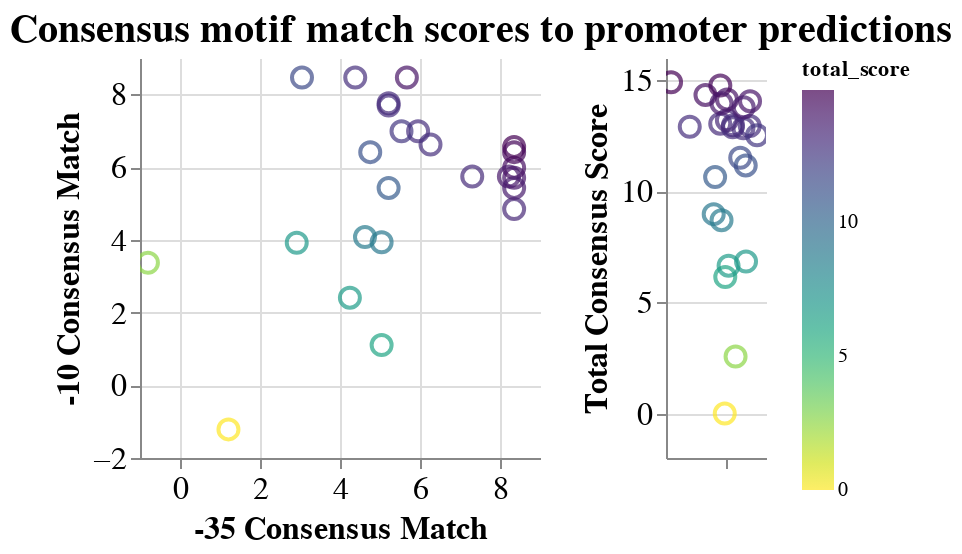

The code cell stored with this chart in its notebook:
### Markdown cell above
In this dataframe, `hex1_score` and `hex2_score` represent this predictions log odds score (how well it matches) to the consensus PSSM above. The `total_score` is the sum of `hex1_score` and `hex2_score`. Higher scores indicate better matches to the consensus.

### Code cell
# scatter plot of hex1 vs hex 2
scatter = alt.Chart(
    hex_score_df,
).mark_point().encode(
    x=alt.X('hex1_score:Q',axis=alt.Axis(title="-35 Consensus Match")),
    y=alt.Y('hex2_score:Q',axis=alt.Axis(title="-10 Consensus Match")),
    color=alt.Color('total_score:Q',scale=alt.Scale(scheme='viridis'),sort='descending'),
    size=alt.value(100),
    tooltip=["desc:N","hex1:N",'hex2:N','total_score:Q'],
).properties(
    width=200,
    height=200
).interactive()

# stripplot showing total score (hex1 + hex2)
stripplot = alt.Chart(
    hex_score_df,
).mark_point().encode(
    x=alt.X(
        'jitter:Q',
        title=None,
        axis=alt.Axis(values=[0], ticks=True, grid=False, labels=False),
        scale=alt.Scale()
    ),
    y=alt.Y(
        'total_score:Q',
        axis=alt.Axis(title="Total Consensus Score")),
    color=alt.Color(
        'total_score:Q',
        scale=alt.Scale(scheme='viridis'),
        sort='descending'),
    size=alt.value(100),
    tooltip=["desc:N","hex1:N",'hex2:N','total_score:Q'],
).transform_calculate(
    # Generate Gaussian jitter with a Box-Muller transform
    jitter='sqrt(-2*log(random()))*cos(2*PI*random())'
).properties(height=200, width=50
).interactive()

# horizontally concat plots
combo = alt.hconcat(
    scatter, 
    stripplot,
    title=f"Consensus motif match scores to promoter predictions"
).configure_view(
    stroke=None
).configure_axis(
    labelFontSize=16,
    titleFontSize=16,
).configure_title(
    anchor='middle',
    fontSize=20
)

combo

### Figure 1 — Vega-Lite specification as saved in the notebook (floating-point values rounded to 4 significant figures)
{"config": {"view": {"continuousWidth": 400, "continuousHeight": 300, "stroke": null}, "axis": {"labelFontSize": 16, "titleFontSize": 16}, "title": {"anchor": "middle", "fontSize": 20}}, "hconcat": [{"mark": "point", "encoding": {"color": {"type": "quantitative", "field": "total_score", "scale": {"scheme": "viridis"}, "sort": "descending"}, "size": {"value": 100}, "tooltip": [{"type": "nominal", "field": "desc"}, {"type": "nominal", "field": "hex1"}, {"type": "nominal", "field": "hex2"}, {"type": "quantitative", "field": "total_score"}], "x": {"type": "quantitative", "axis": {"title": "-35 Consensus Match"}, "field": "hex1_score"}, "y": {"type": "quantitative", "axis": {"title": "-10 Consensus Match"}, "field": "hex2_score"}}, "height": 200, "selection": {"selector001": {"type": "interval", "bind": "scales", "encodings": ["x", "y"]}}, "width": 200}, {"mark": "point", "encoding": {"color": {"type": "quantitative", "field": "total_score", "scale": {"scheme": "viridis"}, "sort": "descending"}, "size": {"value": 100}, "tooltip": [{"type": "nominal", "field": "desc"}, {"type": "nominal", "field": "hex1"}, {"type": "nominal", "field": "hex2"}, {"type": "quantitative", "field": "total_score"}], "x": {"type": "quantitative", "axis": {"grid": false, "labels": false, "ticks": true, "values": [0]}, "field": "jitter", "scale": {}, "title": null}, "y": {"type": "quantitative", "axis": {"title": "Total Consensus Score"}, "field": "total_score"}}, "height": 200, "selection": {"selector002": {"type": "interval", "bind": "scales", "encodings": ["x", "y"]}}, "transform": [{"calculate": "sqrt(-2*log(random()))*cos(2*PI*random())", "as": "jitter"}], "width": 50}], "data": {"name": "data-2a594d1cd6d8f25bebde6b23cfae1a8f"}, "title": "Consensus motif match scores to promoter predictions", "$schema": "https://vega.github.io/schema/vega-lite/v4.0.2.json", "datasets": {"data-2a594d1cd6d8f25bebde6b23cfae1a8f": [{"locus_tag": "EQU24_RS02895", "desc": "EQU24_RS02895||exosortase system-associated protein, TIGR04073 family", "motif_block": "TTGACAACATTCAACCTTTAGGCTATTGT", "hex1": "TTGACA", "hex1_score": 8.353, "hex2": "TATTGT", "hex2_score": 5.705, "total_score": 14.06}, {"locus_tag": "EQU24_RS02970", "desc": "EQU24_RS02970|pqqA|pyrroloquinoline quinone precursor peptide PqqA", "motif_block": "TTGCTTTGCCTAAATTATCGTCGTATACT", "hex1": "TTGCTT", "hex1_score": 5.215, "hex2": "TATACT", "hex2_score": 7.692, "total_score": 12.91}, {"locus_tag": "EQU24_RS03495", "desc": "EQU24_RS03495||cold-shock protein", "motif_block": "TTGACTTTGGGGAAATAAGGCATAGAAT", "hex1": "TTGACT", "hex1_score": 7.306, "hex2": "TAGAAT", "hex2_score": 5.74, "total_score": 13.05}, {"locus_tag": "EQU24_RS07185", "desc": "EQU24_RS07185||glutamate--ammonia ligase", "motif_block": "TTGTAATTGAGATCAATTAGTTGCTTATAT", "hex1": "TTGTAA", "hex1_score": 5.04, "hex2": "TTATAT", "hex2_score": 3.934, "total_score": 8.974}, {"locus_tag": "EQU24_RS07390", "desc": "EQU24_RS07390|rpmI|50S ribosomal protein L35", "motif_block": "CTCAAGGAAACTTACTATTTTTAATCG", "hex1": "CTCAAG", "hex1_score": -0.8016, "hex2": "TAATCG", "hex2_score": 3.37, "total_score": 2.568}, {"locus_tag": "EQU24_RS10370", "desc": "EQU24_RS10370|acpP|acyl carrier protein", "motif_block": "GTGATATTTTTATAATATAAAGTATAAT", "hex1": "GTGATA", "hex1_score": 4.381, "hex2": "TATAAT", "hex2_score": 8.462, "total_score": 12.84}, {"locus_tag": "EQU24_RS12095", "desc": "EQU24_RS12095||cytochrome c", "motif_block": "TTGAATTTTTACGTTAAATCCCCTATTCT", "hex1": "TTGAAT", "hex1_score": 5.952, "hex2": "TATTCT", "hex2_score": 6.985, "total_score": 12.94}, {"locus_tag": "EQU24_RS12525", "desc": "EQU24_RS12525|ssrA|transfer-messenger RNA", "motif_block": "TTGCTAATGATGAATTTAATTGTTAATAT", "hex1": "TTGCTA", "hex1_score": 6.263, "hex2": "TAATAT", "hex2_score": 6.618, "total_score": 12.88}, {"locus_tag": "EQU24_RS15100", "desc": "EQU24_RS15100||HU family DNA-binding protein", "motif_block": "TTGACACTTTATGAGTCGTGTTGATATAAA", "hex1": "TTGACA", "hex1_score": 8.353, "hex2": "TATAAA", "hex2_score": 5.984, "total_score": 14.34}, {"locus_tag": "EQU24_RS15535", "desc": "EQU24_RS15535||hypothetical protein", "motif_block": "TTTACTAAGAAAGGCTGATCAAGGTATAGT", "hex1": "TTTACT", "hex1_score": 4.756, "hex2": "TATAGT", "hex2_score": 6.411, "total_score": 11.17}, {"locus_tag": "EQU24_RS15705", "desc": "EQU24_RS15705||cold-shock protein", "motif_block": "TCGATAGACACATCCCATACCTTTTATTCT", "hex1": "TCGATA", "hex1_score": 5.538, "hex2": "TATTCT", "hex2_score": 6.985, "total_score": 12.52}, {"locus_tag": "EQU24_RS15745", "desc": "EQU24_RS15745||cold-shock protein", "motif_block": "TTGCTTTCCTGATTAGCCGGCTTTATTAT", "hex1": "TTGCTT", "hex1_score": 5.215, "hex2": "TATTAT", "hex2_score": 7.756, "total_score": 12.97}, {"locus_tag": "EQU24_RS16195", "desc": "EQU24_RS16195||hypothetical protein", "motif_block": "TTGACATGTTTCTTCGATCATGTTAAAAA", "hex1": "TTGACA", "hex1_score": 8.353, "hex2": "TAAAAA", "hex2_score": 4.847, "total_score": 13.2}, {"locus_tag": "EQU24_RS18060", "desc": "EQU24_RS18060|rplM|50S ribosomal protein L13", "motif_block": "TTTATTGGGTCCTAAACAGAATAAACA", "hex1": "TTTATT", "hex1_score": 4.625, "hex2": "TAAACA", "hex2_score": 4.076, "total_score": 8.701}, {"locus_tag": "EQU24_RS18140", "desc": "EQU24_RS18140|moxF|PQQ-dependent dehydrogenase, methanol/ethanol family", "motif_block": "TTGTAACAACAAACACCGCAATCAATAG", "hex1": "TTGTAA", "hex1_score": 5.04, "hex2": "CAATAG", "hex2_score": 1.105, "total_score": 6.145}, {"locus_tag": "EQU24_RS18355", "desc": "EQU24_RS18355||hypothetical protein", "motif_block": "TTTATAAGATTTCCGTTTATTTTATAAT", "hex1": "TTTATA", "hex1_score": 5.672, "hex2": "TATAAT", "hex2_score": 8.462, "total_score": 14.13}, {"locus_tag": "EQU24_RS19105", "desc": "EQU24_RS19105|rpsT|30S ribosomal protein S20", "motif_block": "TTGACAATAGTAGCACTACGCAAGATAAT", "hex1": "TTGACA", "hex1_score": 8.353, "hex2": "GATAAT", "hex2_score": 5.426, "total_score": 13.78}, {"locus_tag": "EQU24_RS19315", "desc": "EQU24_RS19315|pmoC|methane monooxygenase/ammonia monooxygenase subunit C", "motif_block": "TTGACAAGCCTTTTCGAAATGATAAACT", "hex1": "TTGACA", "hex1_score": 8.353, "hex2": "TAAACT", "hex2_score": 6.554, "total_score": 14.91}, {"locus_tag": "EQU24_RS19765", "desc": "EQU24_RS19765|rnpB|RNase P RNA component class A", "motif_block": "CCGACATGTTTTTAATTCGCGTATAAT", "hex1": "CCGACA", "hex1_score": 3.05, "hex2": "TATAAT", "hex2_score": 8.462, "total_score": 11.51}, {"locus_tag": "EQU24_RS21040", "desc": "EQU24_RS21040|rpmB|50S ribosomal protein L28", "motif_block": "TTCTCGTTGAACGGACGTTTTTTCTTTCG", "hex1": "TTCTCG", "hex1_score": 1.212, "hex2": "CTTTCG", "hex2_score": -1.213, "total_score": -0.00134}, {"locus_tag": "EQU24_RS21560", "desc": "EQU24_RS21560|fbaA|class II fructose-bisphosphate aldolase", "motif_block": "TTGTCGCGAAAACGGGTTTGTTTTTTGAT", "hex1": "TTGTCG", "hex1_score": 4.247, "hex2": "TTTGAT", "hex2_score": 2.408, "total_score": 6.656}, {"locus_tag": "EQU24_RS21565", "desc": "EQU24_RS21565||transaldolase", "motif_block": "CCGATATAGGAATTTGCTGATTAAATACT", "hex1": "CCGATA", "hex1_score": 2.919, "hex2": "AATACT", "hex2_score": 3.919, "total_score": 6.838}, {"locus_tag": "EQU24_RS21665", "desc": "EQU24_RS21665|trxA|thioredoxin TrxA", "motif_block": "TTGACAAAATAACGCCGGCACTCCTATAGT", "hex1": "TTGACA", "hex1_score": 8.353, "hex2": "TATAGT", "hex2_score": 6.411, "total_score": 14.76}, {"locus_tag": "EQU24_RS21720", "desc": "EQU24_RS21720||hypothetical protein", "motif_block": "TTGCTTTTATTTTGGGAATGAGGATAAT", "hex1": "TTGCTT", "hex1_score": 5.215, "hex2": "GATAAT", "hex2_score": 5.426, "total_score": 10.64}, {"locus_tag": "EQU24_RS22110", "desc": "EQU24_RS22110||hypothetical protein", "motif_block": "TTGATATTGCGGCAATCTACGTTAGAAT", "hex1": "TTGATA", "hex1_score": 8.222, "hex2": "TAGAAT", "hex2_score": 5.74, "total_score": 13.96}]}}
